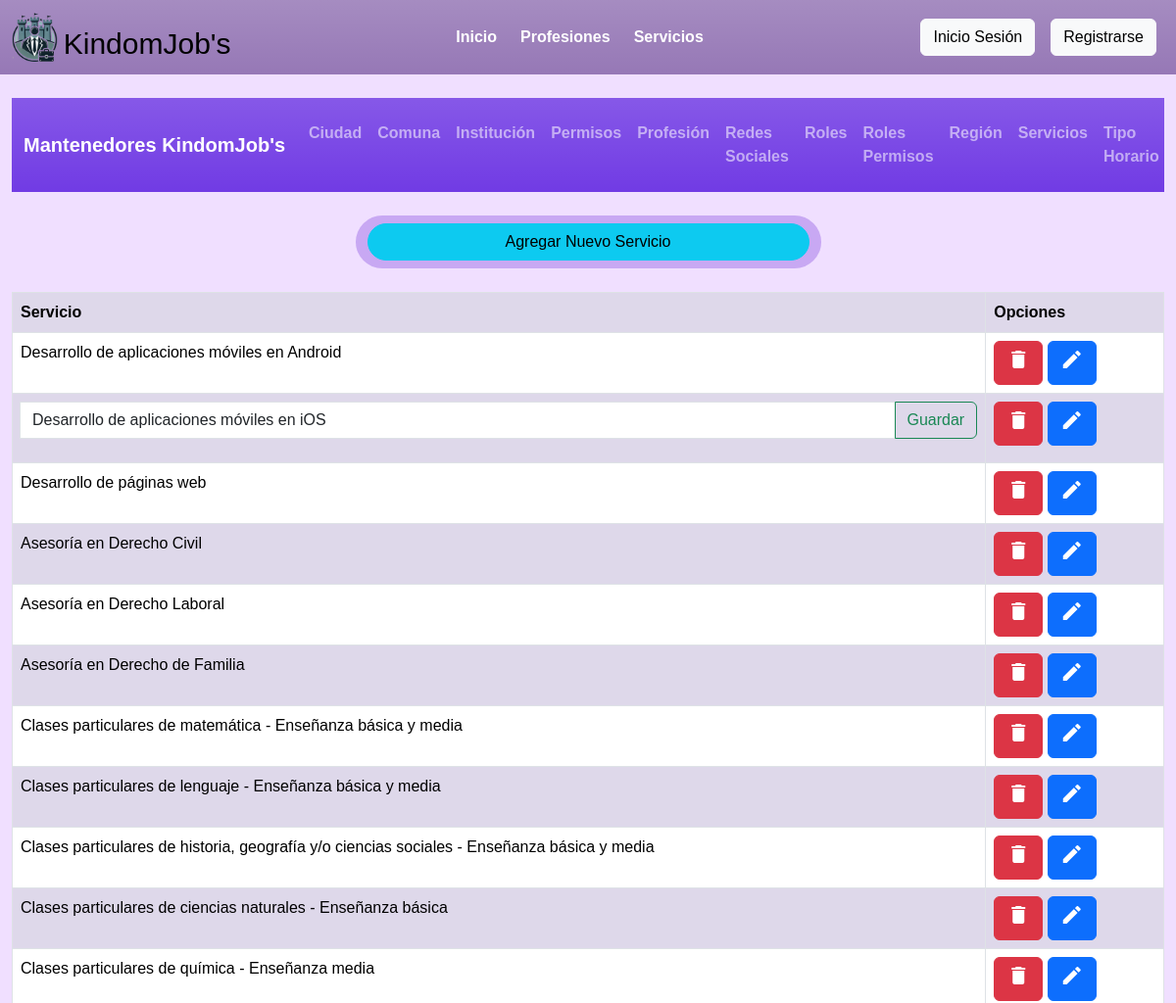
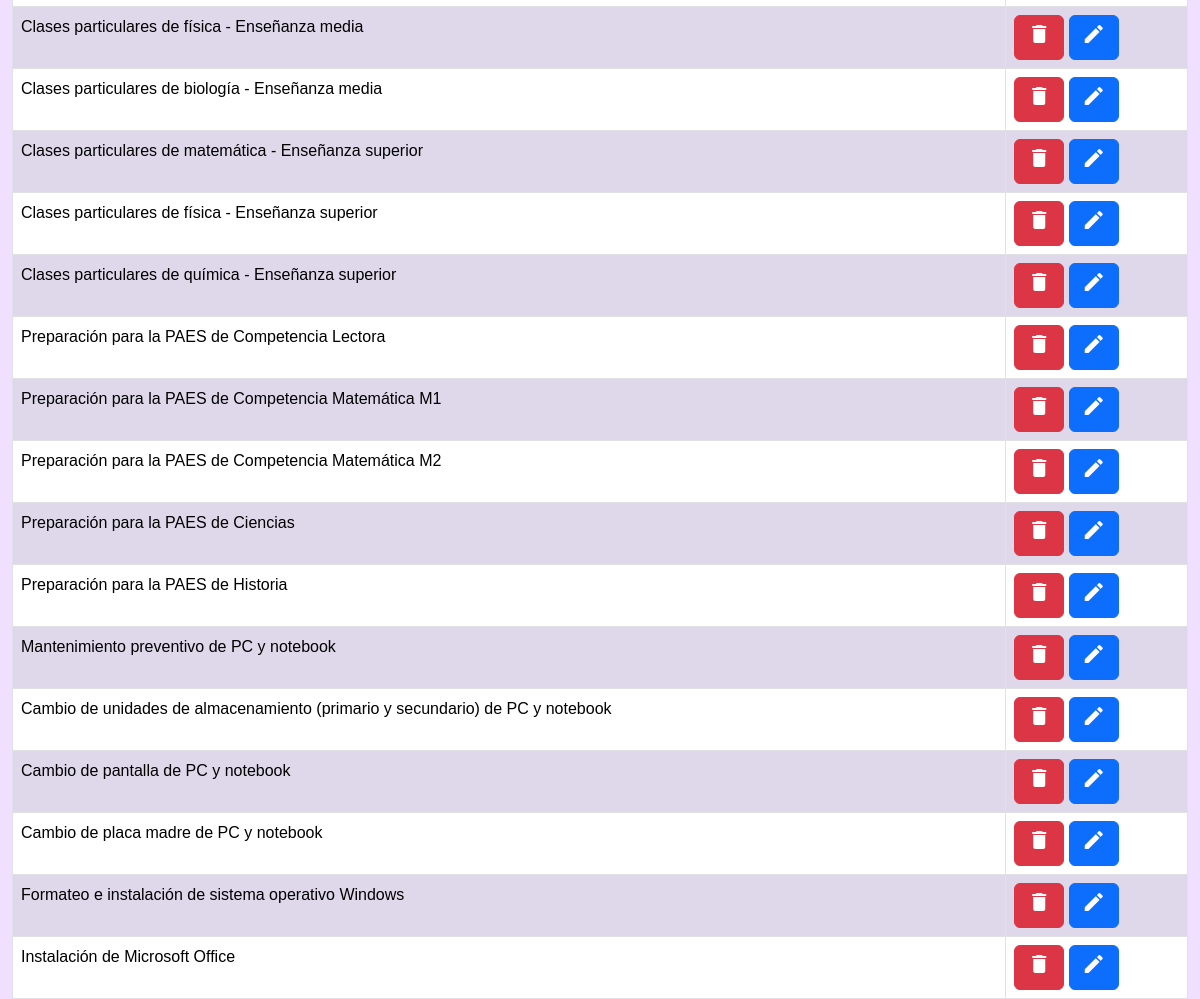
/admin/mantenedor_servicio/form_edicion_servicio.php?id_e=2, run on the app's committed database (2 pictures, top to bottom).
### tables this page shows
CREATE TABLE `servicio` (
  `id_servicio` int(11) NOT NULL,
  `nombre_servicio` varchar(100) NOT NULL
);

### admin/mantenedor_servicio/form_edicion_servicio.php (the view, shortened to what this page needs)
<?php
    require('..\conexion.php');
    $id_recibido = $_GET["id_e"];
        $consulta = "SELECT * FROM servicio WHERE id_servicio=$id_recibido";
        $resultado = mysqli_query($conexion,$consulta);
        while($row=mysqli_fetch_assoc($resultado)){
            $id_r = $row["id_servicio"];
        }
?>
<!DOCTYPE html>
<html lang="es">
<head>
    <link rel="stylesheet" href="../estilos.css">
    <link href="https://cdn.jsdelivr.net/npm/bootstrap@5.3.3/dist/css/bootstrap.min.css" rel="stylesheet"
>
</head>
</head>
<body style="font-family: 'Josefin Sans', sans-serif;  background-color: rgb(240, 223, 255 );" >
    <nav class="navbar navbar-expand-lg bg-gradient bg-opacity-50" style="background-color: rgb(150, 120, 182);">
        <div class="container-fluid ">
            <a class="navbar-brand " href="index.php">
                <img src="../pag_principal/Logo_KindomJob's.png" alt="Logo_kindomjobs" height="50" class="imagen d-inline-block">
                <span class="h3 align-bottom" style="font-size: 30px;">KindomJob's</span>
            </a>
            <div class="collapse navbar-collapse" id="navbarNav">
                <ul class=" navbar-nav mx-auto ">
                    <li class="nav-item px-1">
                        <a class="nav-link text-white" href="../pag_principal/index.php"><b>Inicio</b></a>
                    </li>
                    <li class="nav-item px-1">
                        <a class="nav-link text-white" href=""><b>Profesiones</b></a>
                    </li>
                    <li class="nav-item px-1">
                        <a class="nav-link text-white" href="#"><b>Servicios</b></a>
                    </li>
                </ul>
                <?php
                if (isset($_SESSION['rut'])) {
                    ?>
                    <ul class=" navbar-nav mr-auto ">
                    <?php if ($user['id_rol']==11) {?>
                        <li class="nav-item">
                            <a class="nav-link" href="../profesional/perfil.php"><button type="button" class="btn btn-light">Perfil</button></a>
                        </li>
                    <?php
                    }else{?>
                        <li class="nav-item">
                            <a class="nav-link" href="../user/perfil.php"><button type="button" class="btn btn-light">Perfil</button></a>
                        </li>
                    <?php
                    }
                    ?>
                    <li class="nav-item">
                        <a class="nav-link" href="../Login/logout.php"><button type="button" class="btn btn-light">Cerrar Session</button></a>
                    </li>
                </ul>
                 <?php
                } else{
                    ?>
                    <ul class=" navbar-nav mr-auto ">
                    <li class="nav-item">
                        <a class="nav-link" href="../Login/login.php"><button type="button" class="btn btn-light">Inicio Sesión</button></a>
                    </li>
                    <li class="nav-item">
                        <a class="nav-link" href="../Login/registration.php"><button type="button" class="btn btn-light">Registrarse</button></a>
                    </li>
                </ul>
                <?php
                }
                ?>
            </div>
        </div>
    </nav>
    <div class="container-fluid contenedorcompleto py-4">
    <nav class="navbar navbar-expand-lg bg-gradient bg-opacity-50" data-bs-theme="dark" style="background-color: rgb(113, 59, 228);">
            <div class="container-fluid mt-2 mb-2">
                <a class="navbar-brand" href="../index.php"><b>Mantenedores KindomJob's</b></a>
                <div class="collapse navbar-collapse" id="navbarNav">
                    <ul class="navbar-nav">
                        <li class="nav-item">
                            <a class="nav-link" href="../mantenedor_ciudad/index_ciudad.php"><b>Ciudad</b></a>
                        </li>
                        <li class="nav-item">
                            <a class="nav-link" href="../mantenedor_comuna/index_comuna.php"><b>Comuna</b></a>
                        </li>
                        <li class="nav-item">
                            <a class="nav-link" href="../mantenedor_institucion/index_institucion.php"><b>Institución</b></a>
                        </li>
                        <li class="nav-item">
                            <a class="nav-link" href="../mantenedor_permiso/index_permiso.php"><b>Permisos</b></a>
                        </li>
                        <li class="nav-item">
                            <a class="nav-link" href="../mantenedor_profesion/index_profesion.php"><b>Profesión</b></a>
                        </li>
                        <li class="nav-item">
                            <a class="nav-link" href="../mantenedor_redes_sociales/index_rs.php"><b>Redes Sociales</b></a>
                        </li>
                        <li class="nav-item">
                            <a class="nav-link" href="../mantenedor_roles/index_rol.php"><b>Roles</b></a>
                        </li>
                        <li class="nav-item">
                            <a class="nav-link" href="../mantenedor_roles_permisos/index_rol_permiso.php"><b>Roles Permisos</b></a>
                        </li>
                        <li class="nav-item">
                            <a class="nav-link" href="../mantenedor_region/index_region.php"><b>Región</b></a>
                        </li>
                        <li class="nav-item">
                            <a class="nav-link" href="../mantenedor_servicio/index_servicio.php"><b>Servicios</b></a>
                        </li>
                        <li class="nav-item">
                            <a class="nav-link" href="../mantenedor_tiempohorario/index_th.php"><b>Tipo Horario</b></a>
                        </li>
                    </ul>
                </div>
            </div>
        </nav>
        <br>
        <div class="container text-center">
            <div class="row">
                <div class="col">
                </div>
                <div class="col-6 col-xl-5 col-sm rounded-pill" style="background-color: rgba(115, 52, 216, 0.322);">
                    <div class="d-grid gap-2 py-2">
                            <button type="button" class="btn  btn-info rounded-pill" data-bs-toggle="modal" data-bs-target="#exampleModal">
                                Agregar Nuevo Servicio
                            </button>
                    </div>
                </div>
                <div class="col">
                </div>
            </div>
        </div>
        <br>
        <table class="table table-striped table-bordered">
            <tr>
                <th>Servicio</th>
                <th>Opciones</th>
            </tr>
            <?php
                $consulta = "SELECT * FROM servicio";
                $resultado = mysqli_query($conexion,$consulta);
                while($row=mysqli_fetch_assoc($resultado)){
                    $nombre_consultado = $row["nombre_servicio"];
                    $id = $row["id_servicio"];
                    if ($id_r == $id) {
                        ?>
                        <tr>
                        <td><form action='editar_servicio.php' method='POST'>
                            <div class="input-group mb-3">
                            <input type="text" name="nombre_e" class="form-control" aria-describedby="button-addon2" value="<?php echo $nombre_consultado ?>" style="width:50%" required>
                            <button class="btn btn-outline-success" type="sumbit" id="button-addon">Guardar</button>
                            </div>
                        </form></td>
                        <td>
                            <a href= "Borrar_servicio.php?id_e=<?php echo $id ?>" class="btn btn-danger" style="color: white; text-decoration: none;"><span class="material-icons">delete</span></a>
                            <a href="form_edicion_servicio.php?id_e=<?php echo $id ?>" class='btn btn-primary' style='color: white; text-decoration: none;'><span class='material-icons'>edit</span></a>
                        </td>
                        </tr>
                        <?php
                    }else{
                    echo "<tr>";
                        echo "<td>".$nombre_consultado."</td>";
                        echo"<td><a href='Borrar_servicio.php?id_e=$id' class='btn btn-danger' style='color: white; text-decoration: none;'><span class='material-icons'>delete</span></a> <a href='form_edicion_servicio.php?id_e=$id' class='btn btn-primary' style='color: white; text-decoration: none;'><span class='material-icons'>edit</span></a></td>";
                    echo"</tr>";
                }
            }
            ?>
        </table>
    </div>
</body>
</html>

### admin/estilos.css (style rules this page uses)
.contenedorcompleto { height: 100vh; }
.table-striped>tbody>tr:nth-child(odd)>td, .table-striped>tbody>tr:nth-child(odd)>th { background-color: rgb(234, 228, 246) }

### data on the page
servicio: nombre_servicio "Desarrollo de aplicaciones móviles en Android"
servicio: nombre_e "Desarrollo de aplicaciones móviles en iOS"
servicio: nombre_servicio "Desarrollo de páginas web"
servicio: nombre_servicio "Asesoría en Derecho Civil"
servicio: nombre_servicio "Asesoría en Derecho Laboral"
servicio: nombre_servicio "Asesoría en Derecho de Familia"
servicio: nombre_servicio "Clases particulares de matemática - Enseñanza básica y media"
servicio: nombre_servicio "Clases particulares de lenguaje - Enseñanza básica y media"
servicio: nombre_servicio "Clases particulares de historia, geografía y/o ciencias sociales - Enseñanza básica y media"
servicio: nombre_servicio "Clases particulares de ciencias naturales - Enseñanza básica"
servicio: nombre_servicio "Clases particulares de química - Enseñanza media"
servicio: nombre_servicio "Clases particulares de física - Enseñanza media"
servicio: nombre_servicio "Clases particulares de biología - Enseñanza media"
servicio: nombre_servicio "Clases particulares de matemática - Enseñanza superior"
servicio: nombre_servicio "Clases particulares de física - Enseñanza superior"
servicio: nombre_servicio "Clases particulares de química - Enseñanza superior"
servicio: nombre_servicio "Preparación para la PAES de Competencia Lectora"
servicio: nombre_servicio "Preparación para la PAES de Competencia Matemática M1"
servicio: nombre_servicio "Preparación para la PAES de Competencia Matemática M2"
servicio: nombre_servicio "Preparación para la PAES de Ciencias"
servicio: nombre_servicio "Preparación para la PAES de Historia"
servicio: nombre_servicio "Mantenimiento preventivo de PC y notebook"
servicio: nombre_servicio "Cambio de unidades de almacenamiento (primario y secundario) de PC y notebook"
servicio: nombre_servicio "Cambio de pantalla de PC y notebook"
servicio: nombre_servicio "Cambio de placa madre de PC y notebook"
servicio: nombre_servicio "Formateo e instalación de sistema operativo Windows"
servicio: nombre_servicio "Instalación de Microsoft Office"
